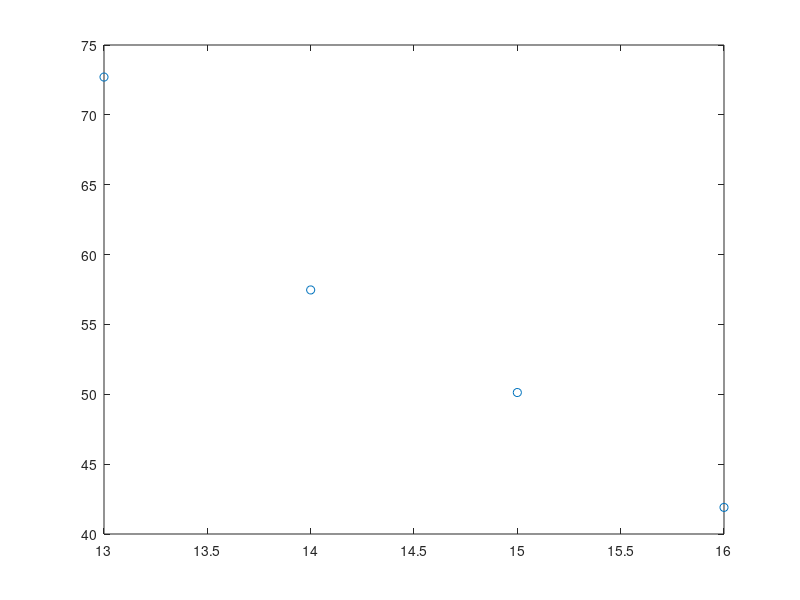
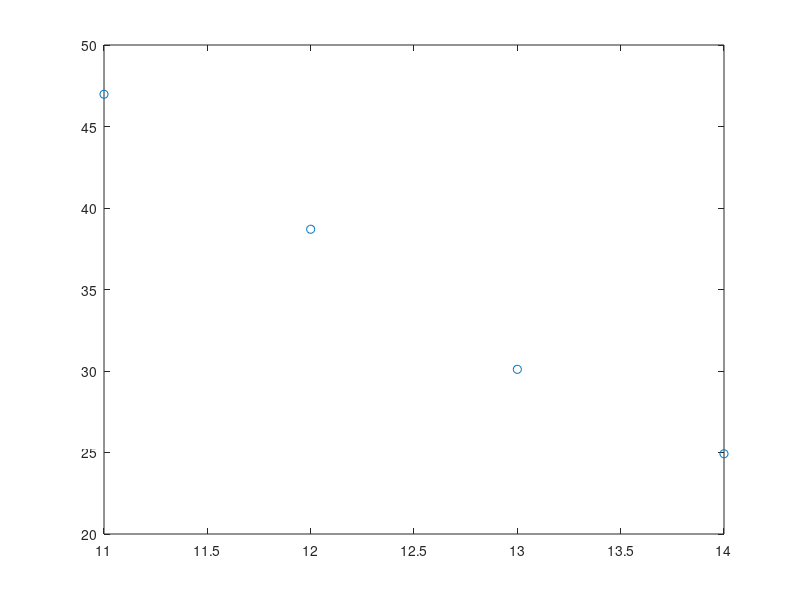

Source code (MATLAB) for these figures, in order:

% Raw data, TBW measured in liters. Each data point represents the average
% of three data points taken at one time point, with given standard
% deviation between the three points.
TBW=[30.9,30.77,31.6,29.33,29.53,30.2,30.47,30.3,30.13];
local13=[75.33,75.667,56,74,77,81.33,70,69,78];
local14=[50.667,50.33,45.33,59,58.667,66,60,61,68.33];
local15=[42,43,52.667,51.33,54,50.33,50.667,59];
local16=[36.5,35.33,39,39,44.33,50.33,43.667,39.667,51.667];

% Phase:
ph13 = [3.95,4.633,4,5.133,3.867,5,4.3,3.967,4.8].*pi/180;
ph14 = [5,5.33,4.5,5.4,4.7,5.567,5.433,5.533,4.767].*pi/180;
ph15 = [5.7,3.567,6.033,4.7,6.533,6.167,5.967,5.867].*pi/180;
ph16 = [8.4,6.433,5.133,5.967,4.8,6.067,6.733,7.7,5.967].*pi/180;

% Simple resistances (real part of impedance):
R13 = local13.*cos(ph13);
R14 = local14.*cos(ph14);
R15 = local15.*cos(ph15);
R16 = local16.*cos(ph16);

% Average values for each distance. (We don't care about TBW here.)
ave13 = mean(R13);
ave14 = mean(R14);
ave15 = mean(R15);
ave16 = mean(R16);

figure(1)
plot([13,14,15,16],[ave13,ave14,ave15,ave16],'o')
corrDist = corr([13,14,15,16]',[ave13,ave14,ave15,ave16]');
resistivity1 = (0.01*[13,14,15,16].*[ave13,ave14,ave15,ave16])

% Another iteration on different data:
Four11_nathan = [46,51.667,44.33];
Four12_nathan = [44.667,32.33,40.33];
Four13_nathan = [33.33,32,26];
Four14_nathan = [29.667,24.33,21.667];

% Phase:
ph11 = [7.13,7.77,5.87].*pi/180;
ph12 = [8.97,8.43,7.43].*pi/180;
ph13_2 = [9.6,8.17,7.63].*pi/180;
ph14_2 = [9.13,8.8,8.5].*pi/180;

% Resistance:
R11 = Four11_nathan.*cos(ph11);
R12 = Four12_nathan.*cos(ph12);
R13_2 = Four13_nathan.*cos(ph13_2);
R14_2 = Four14_nathan.*cos(ph14_2);

ave11 = mean(R11);
ave12 = mean(R12);
ave13_2= mean(R13_2);
ave14_2 = mean(R14_2);

figure(2)
plot([11,12,13,14],[ave11,ave12,ave13_2,ave14_2],'o')
resistivity2 = (0.01*[11,12,13,14].*[ave11,ave12,ave13_2,ave14_2])

